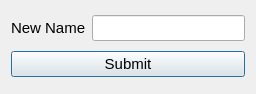
<?xml version="1.0" encoding="UTF-8"?>
<ui version="4.0">
 <class>new_name_window</class>
 <widget class="QDialog" name="new_name_window">
  <property name="geometry">
   <rect>
    <x>0</x>
    <y>0</y>
    <width>256</width>
    <height>94</height>
   </rect>
  </property>
  <property name="windowTitle">
   <string>New Record Name</string>
  </property>
  <property name="windowIcon">
   <iconset>
    <normaloff>../images/download.png</normaloff>../images/download.png</iconset>
  </property>
  <layout class="QVBoxLayout" name="verticalLayout">
   <item>
    <layout class="QHBoxLayout" name="horizontalLayout">
     <item>
      <widget class="QLabel" name="label">
       <property name="font">
        <font>
         <pointsize>11</pointsize>
        </font>
       </property>
       <property name="text">
        <string>New Name</string>
       </property>
      </widget>
     </item>
     <item>
      <widget class="QLineEdit" name="new_name">
       <property name="font">
        <font>
         <pointsize>11</pointsize>
        </font>
       </property>
       <property name="maxLength">
        <number>16</number>
       </property>
      </widget>
     </item>
    </layout>
   </item>
   <item>
    <widget class="QPushButton" name="submit_button">
     <property name="font">
      <font>
       <pointsize>11</pointsize>
      </font>
     </property>
     <property name="text">
      <string>Submit</string>
     </property>
    </widget>
   </item>
  </layout>
 </widget>
 <resources/>
 <connections/>
</ui>
